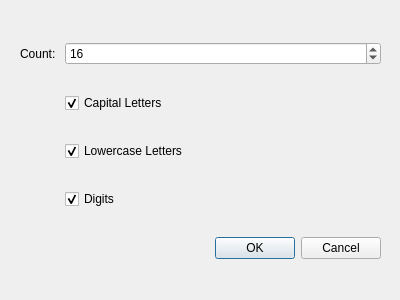
<?xml version="1.0" encoding="UTF-8"?>
<ui version="4.0">
 <class>PasswordDialog</class>
 <widget class="QDialog" name="PasswordDialog">
  <property name="geometry">
   <rect>
    <x>0</x>
    <y>0</y>
    <width>400</width>
    <height>300</height>
   </rect>
  </property>
  <property name="windowTitle">
   <string>Dialog</string>
  </property>
  <widget class="QWidget" name="gridLayoutWidget">
   <property name="geometry">
    <rect>
     <x>20</x>
     <y>20</y>
     <width>361</width>
     <height>261</height>
    </rect>
   </property>
   <layout class="QGridLayout" name="gridLayout">
    <item row="4" column="1">
     <widget class="QDialogButtonBox" name="buttonBox">
      <property name="orientation">
       <enum>Qt::Horizontal</enum>
      </property>
      <property name="standardButtons">
       <set>QDialogButtonBox::Cancel|QDialogButtonBox::Ok</set>
      </property>
     </widget>
    </item>
    <item row="3" column="1">
     <widget class="QCheckBox" name="digitCheck">
      <property name="text">
       <string>Digits</string>
      </property>
      <property name="checked">
       <bool>true</bool>
      </property>
     </widget>
    </item>
    <item row="0" column="0">
     <widget class="QLabel" name="label">
      <property name="text">
       <string>Count: </string>
      </property>
     </widget>
    </item>
    <item row="1" column="1">
     <widget class="QCheckBox" name="capitalCheck">
      <property name="text">
       <string>Capital Letters</string>
      </property>
      <property name="checked">
       <bool>true</bool>
      </property>
     </widget>
    </item>
    <item row="2" column="1">
     <widget class="QCheckBox" name="smallCheck">
      <property name="text">
       <string>Lowercase Letters</string>
      </property>
      <property name="checked">
       <bool>true</bool>
      </property>
     </widget>
    </item>
    <item row="0" column="1">
     <widget class="QSpinBox" name="countInput">
      <property name="minimum">
       <number>1</number>
      </property>
      <property name="maximum">
       <number>256</number>
      </property>
      <property name="singleStep">
       <number>4</number>
      </property>
      <property name="value">
       <number>16</number>
      </property>
     </widget>
    </item>
   </layout>
  </widget>
 </widget>
 <tabstops>
  <tabstop>countInput</tabstop>
  <tabstop>capitalCheck</tabstop>
  <tabstop>smallCheck</tabstop>
  <tabstop>digitCheck</tabstop>
 </tabstops>
 <resources/>
 <connections>
  <connection>
   <sender>buttonBox</sender>
   <signal>rejected()</signal>
   <receiver>PasswordDialog</receiver>
   <slot>reject()</slot>
   <hints>
    <hint type="sourcelabel">
     <x>316</x>
     <y>260</y>
    </hint>
    <hint type="destinationlabel">
     <x>286</x>
     <y>274</y>
    </hint>
   </hints>
  </connection>
 </connections>
</ui>
